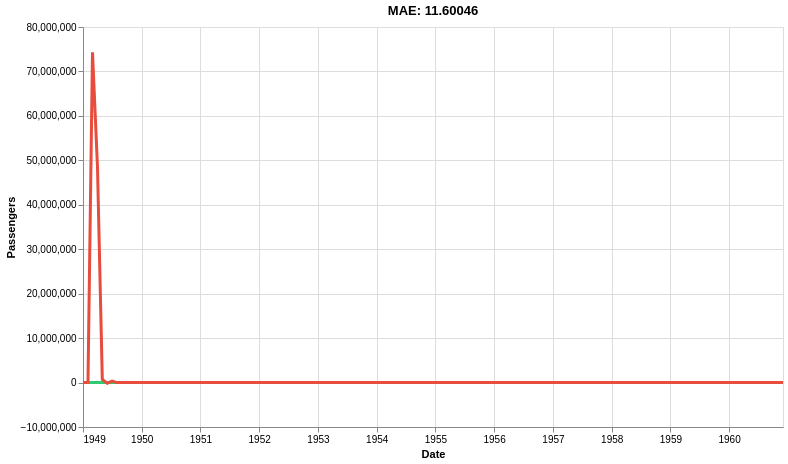

The cell this chart's notebook holds for it:
### Markdown cell above
We've managed to get a good looking prediction curve with a reasonably simple model. What's more our model has the advantage of being interpretable and easy to debug. There surely are more rocks to squeeze (e.g. tune the hyperparameters, use an ensemble model, etc.) but we'll leave that as an exercise to the reader.

As a finishing touch we'll rewrite our pipeline using the `|` operator, which is called a "pipe".

### Code cell
extract_features = compose.TransformerUnion(get_ordinal_date, get_month_distances)

scale = preprocessing.StandardScaler()

learn = linear_model.LinearRegression(
    intercept_lr=0,
    optimizer=optim.SGD(0.03)
)

model = extract_features | scale | learn
model = preprocessing.TargetStandardScaler(regressor=model)

evaluate_model(model)

### Figure 1 — Vega-Lite specification as saved in the notebook (floating-point values rounded to 4 significant figures; data arrays with more than 128 entries replaced by an {"elided": "..."} marker saying what was removed)
{"config": {"view": {"continuousWidth": 300, "continuousHeight": 300}}, "layer": [{"mark": {"type": "line", "color": "#2ecc71", "strokeWidth": 3}, "encoding": {"x": {"field": "Date", "title": "Date", "type": "temporal"}, "y": {"field": "Ground truth", "title": "Passengers", "type": "quantitative"}}, "name": "view_c91b5dca34c536c4_0"}, {"mark": {"type": "line", "color": "#e74c3c", "strokeWidth": 3}, "encoding": {"x": {"field": "Date", "title": "Date", "type": "temporal"}, "y": {"field": "Prediction", "type": "quantitative"}}}], "data": {"name": "data-3a13eae3ff50726624877c0c0afc21dd"}, "height": 400, "params": [{"name": "param_1e9efca18e7a2868", "select": {"type": "interval", "encodings": ["x", "y"]}, "bind": "scales", "views": ["view_c91b5dca34c536c4_0"]}], "title": "MAE: 11.60046", "width": 700, "$schema": "https://vega.github.io/schema/vega-lite/v6.1.0.json", "datasets": {"data-3a13eae3ff50726624877c0c0afc21dd": {"elided": "144 records"}}}
